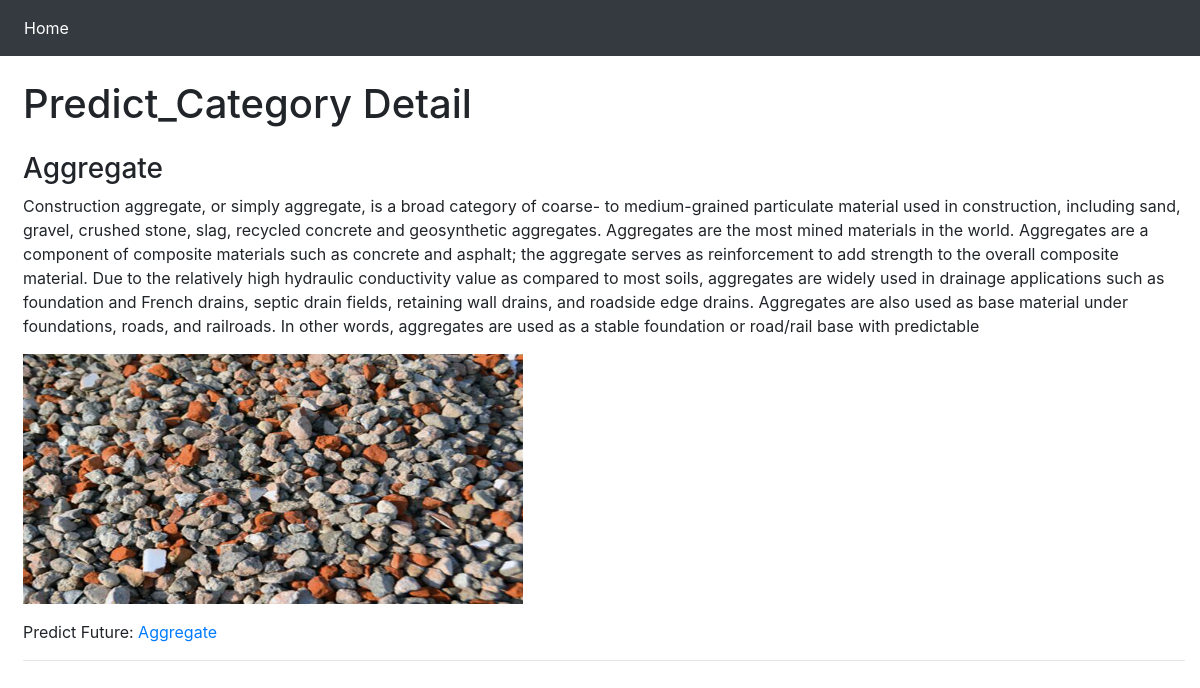
/products/2, run on an earlier commit of the app's database.
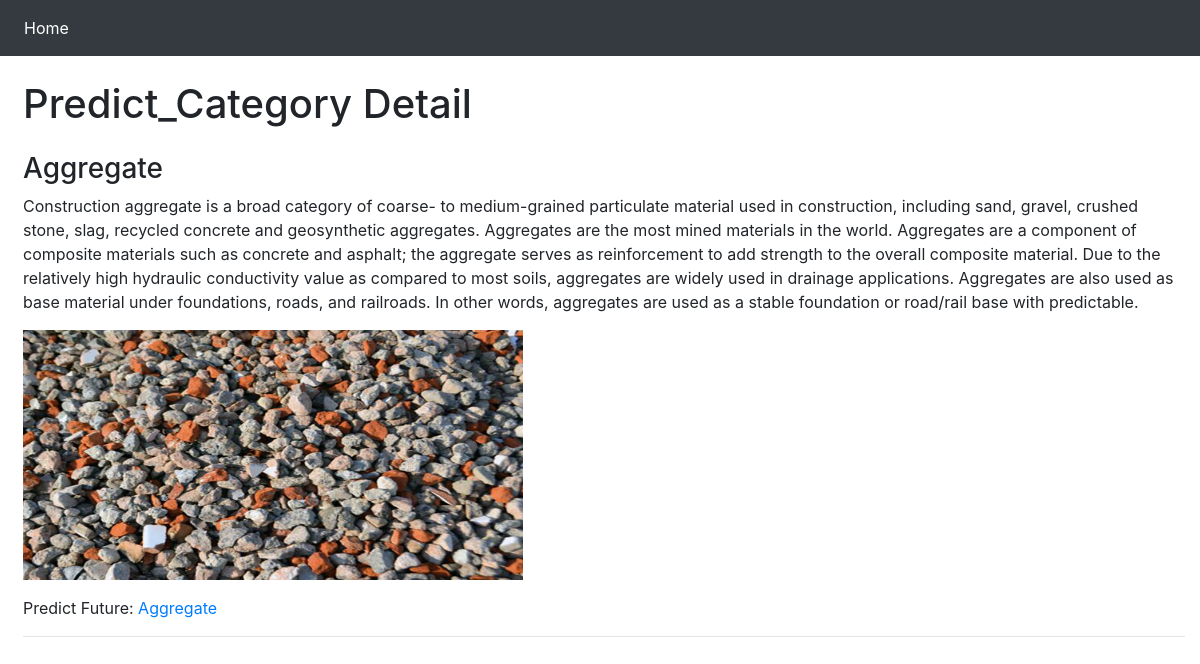
And on a later commit of the database.
### app.py (models this page shows, shortened)
class Products(db.Model):
    id = db.Column(db.Integer, primary_key=True)
    title = db.Column(db.String(100))
    text = db.Column(db.Text)

### app.py (the view)
@app.route("/products/<id>", methods=["GET", "DELETE"])
def query_products(id):
    if request.method == "GET":
        products = Products.query.filter_by(id=id).first_or_404()
        return rt("query_products.html", products=products)
    else:
        products = Products.query.filter_by(id=id).delete()
        db.session.commit()
        return "", 204

### myapp/templates/query_products.html (shortened to what this page needs)
<!DOCTYPE html>
<html lang="en">
  <head>
    <link rel="stylesheet" href="https://cdn.jsdelivr.net/npm/bootstrap@4.6.2/dist/css/bootstrap.min.css">
  </head>
  <body>
    <nav class="navbar navbar-expand-lg navbar-dark bg-dark">
      <div class="collapse navbar-collapse" id="navbarSupportedContent">
        <ul class="navbar-nav mr-auto">
          <li class="nav-item active">
            {% if session['isadmin'] %}
            <a class="nav-link" href="/products">Back</a>
            {% else %}
            <a class="nav-link" href="/home/1">Home</a>
            {% endif %}
          </li>
        </ul>
      </div>
    </nav>
    <div class="container-fluid">
      <h1 class="mt-4 ml-2">Predict_Category Detail</h1>
      <div class="mt-4 ml-2">
        <h3>{{products.title}}</h3>
        <p>{{products.text}}</p>
        <figure>
          <img src="/static/images/{{products.id % 10}}.jpg" class="img-fluid" style="height:250px;width:500px;">
        </figure>
        <span>Predict Future:</span>
        <a href="/plot_demand/{{products.title}}"> {{products.title}} </a>
        <hr/>
      </div>
    </div>
  </body>
</html>

What changed in the data, as far as the page shows it:
changed Products "Aggregate": text "Construction aggregate, or simply aggregate, is a broad category of coarse- to medium-grained particulate material used in construction, including sand, gravel, crushed stone, slag, recycled concrete and geosynthetic aggregates. Aggregates are the most mined materials in the world. Aggregates are a component of composite materials such as concrete and asphalt; the aggregate serves as reinforcement to add strength to the overall composite material. Due to the relatively high hydraulic conductivity value as compared to most soils, aggregates are widely used in drainage applications such as foundation and French drains, septic drain fields, retaining wall drains, and roadside edge drains.…" → "Construction aggregate is a broad category of coarse- to medium-grained particulate material used in construction, including sand, gravel, crushed stone, slag, recycled concrete and geosynthetic aggregates. Aggregates are the most mined materials in the world. Aggregates are a component of composite materials such as concrete and asphalt; the aggregate serves as reinforcement to add strength to the overall composite material. Due to the relatively high hydraulic conductivity value as compared to most soils, aggregates are widely used in drainage applications. Aggregates are also used as base material under foundations, roads, and railroads. In other words, aggregates are used as a stable…"
